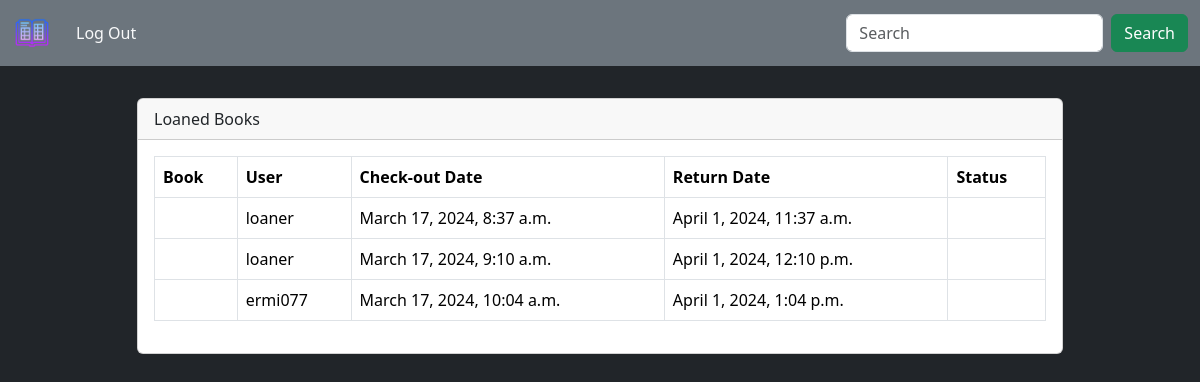
Before: /logged/loaned_books/ (signed in) with the older database file.
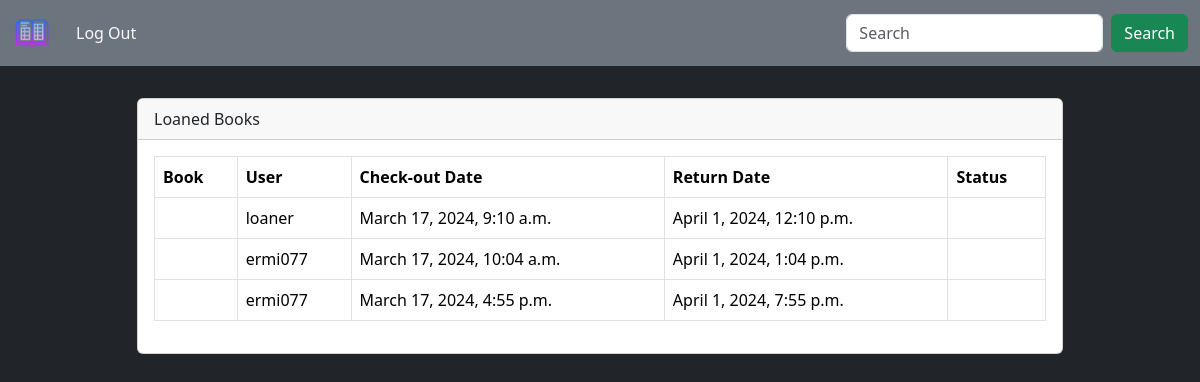
After: the same page with the newer database file.
### library/models.py (models this page shows, shortened)
class Loan(models.Model):
    book = models.ForeignKey(Book , on_delete = models.CASCADE)
    user = models.ForeignKey(MyUser , on_delete = models.CASCADE)
    check_out_date = models.DateTimeField(auto_now_add=True)
    return_date = models.DateTimeField(default = expiry)

### users/models.py (models this page shows)
class MyUser(AbstractUser):
    phone_number = models.CharField(max_length = 11 , null = True , unique = True , blank = True)
    adress = models.CharField(max_length = 50)

### library/views.py (the view)
# urls.py: path('loaned_books/' , views.loaned_books , name = 'loaned-book-link'),
@login_required
def loaned_books(request ):
    loaned_books = Loan.objects.all()
    return render(request, 'logged/loanedBooks.html', {'loaned_books': loaned_books})

### templates/logged/loanedBooks.html (shortened to what this page needs)
{% extends "themes/main.html" %}
{% block content %}
<div class="container">
    <div class="row justify-content-center">
        <div class="col-md-10">
            <div class="card">
                <div class="card-header">Loaned Books</div>
                <div class="card-body">
                    <div class="table-responsive">
                        <table class="table table-bordered">
                            <thead>
                                <tr>
                                    <th>Book</th>
                                    <th>User</th>
                                    <th>Check-out Date</th>
                                    <th>Return Date</th>
                                    <th>Status</th>
                                </tr>
                            </thead>
                            <tbody>
                                {% for loan in loaned_books %}
                                <tr>
                                    <td>{{ loan.book.title }}</td>
                                    <td>{{ loan.user.username }}</td>
                                    <td>{{ loan.check_out_date }}</td>
                                    <td>{{ loan.return_date }}</td>
                                    <td>{{ loan.status }}</td>
                                </tr>
                                {% endfor %}
                            </tbody>
                        </table>
                    </div>
                </div>
            </div>
        </div>
    </div>
</div>
{% endblock content %}

Changed rows visible on the page:
removed Loan: user.username "loaner", check_out_date "March 17, 2024, 8:37 a.m.", return_date "April 1, 2024, 11:37 a.m."
added Loan: user.username "ermi077", check_out_date "March 17, 2024, 4:55 p.m.", return_date "April 1, 2024, 7:55 p.m."
